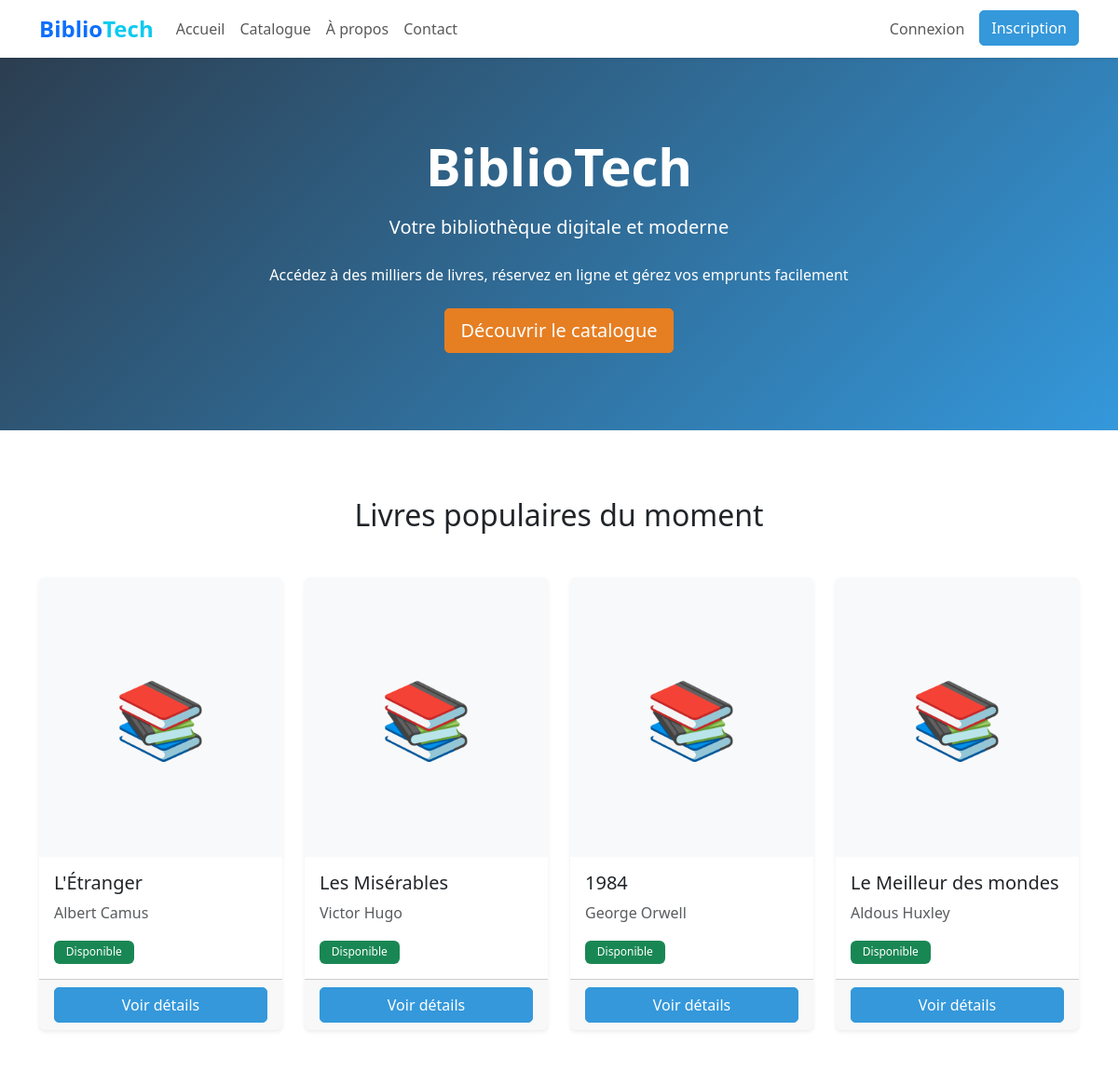
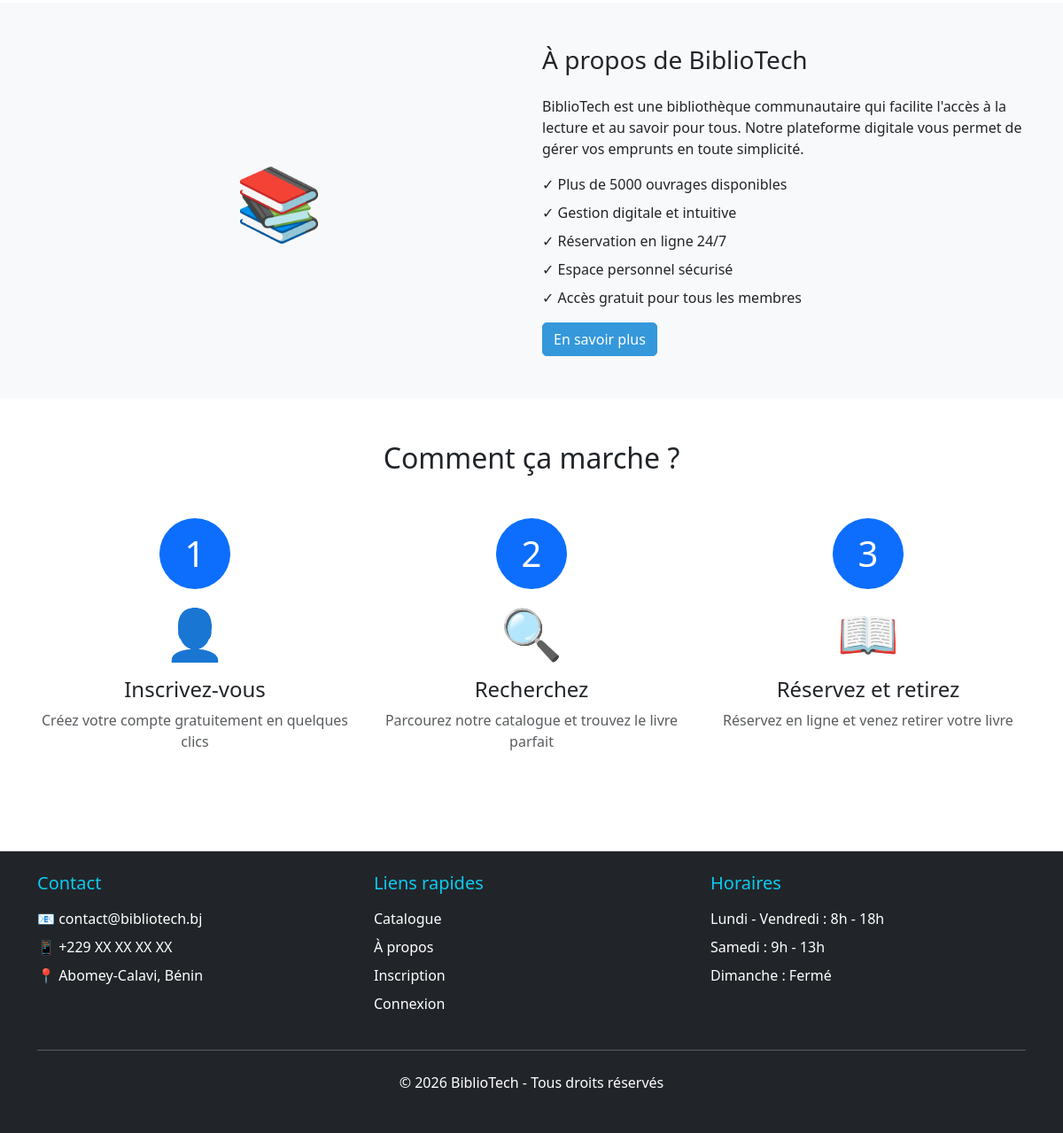
The app's page /frontend/index.php with its own data (2 pictures, top to bottom).
### tables this page shows
CREATE TABLE livres (
    id INT PRIMARY KEY AUTO_INCREMENT,
    titre VARCHAR(255) NOT NULL,
    auteur VARCHAR(150) NOT NULL,
    isbn VARCHAR(20) UNIQUE,
    categorie_id INT NOT NULL,
    description TEXT,
    image_couverture VARCHAR(255),
    nombre_exemplaires INT DEFAULT 1,
    exemplaires_disponibles INT DEFAULT 1,
    date_ajout DATE DEFAULT (CURRENT_DATE),
    created_at TIMESTAMP DEFAULT CURRENT_TIMESTAMP,
    updated_at TIMESTAMP DEFAULT CURRENT_TIMESTAMP ON UPDATE CURRENT_TIMESTAMP,
    FOREIGN KEY (categorie_id) REFERENCES categories(id) ON DELETE RESTRICT,
    INDEX idx_titre (titre),
    INDEX idx_auteur (auteur),
    INDEX idx_isbn (isbn),
    INDEX idx_categorie (categorie_id)
);

### backend/init.php (called while the page is built, shortened)
<?php
function estConnecte() {
    return isset($_SESSION['user']) && !empty($_SESSION['user']);
}
function getUtilisateurConnecte() {
    return estConnecte() ? $_SESSION['user'] : null;
}
?>

### backend/models/Livre.php (called while the page is built, shortened)
<?php
class Livre {
    private $conn;
    private $table = 'livres';
    public function __construct($db) {
        $this->conn = $db;
    }
    public function getLivresPopulaires($limite = 10) {
        $query = "SELECT
                    l.id, l.titre, l.auteur, c.nom as categorie,
                    l.exemplaires_disponibles,
                    COUNT(e.id) as nombre_emprunts
                  FROM " . $this->table . " l
                  LEFT JOIN categories c ON l.categorie_id = c.id
                  LEFT JOIN emprunts e ON l.id = e.livre_id
                  GROUP BY l.id, l.titre, l.auteur, c.nom, l.exemplaires_disponibles
                  ORDER BY nombre_emprunts DESC
                  LIMIT :limite";
        $stmt = $this->conn->prepare($query);
        $stmt->bindParam(':limite', $limite, PDO::PARAM_INT);
        $stmt->execute();
        return $stmt->fetchAll(PDO::FETCH_ASSOC);
    }
}
?>

### frontend/index.php (the view, shortened to what this page needs)
<?php
require_once '../backend/init.php';
require_once '../backend/config/database.php';
require_once '../backend/models/Livre.php';
$database = new Database();
$db = $database->getConnection();
$livre = new Livre($db);
$livres_populaires = $livre->getLivresPopulaires(4);
?>
<!DOCTYPE html>
<html lang="fr">
<head>
    <link href="https://cdn.jsdelivr.net/npm/bootstrap@5.3.0/dist/css/bootstrap.min.css" rel="stylesheet">
    <link rel="stylesheet" href="assets/css/style.css">
</head>
<body>
    <?php include 'includes/header.php'; ?>
    <section class="hero bg-primary text-white py-5">
        <div class="container text-center">
            <h1 class="display-4 fw-bold mb-3">BiblioTech</h1>
            <p class="lead mb-4">Votre bibliothèque digitale et moderne</p>
            <p class="mb-4">Accédez à des milliers de livres, réservez en ligne et gérez vos emprunts facilement</p>
            <a href="catalogue.php" class="btn btn-warning btn-lg">Découvrir le catalogue</a>
        </div>
    </section>
    <section class="py-5">
        <div class="container">
            <h2 class="text-center mb-5">Livres populaires du moment</h2>
            <div class="row g-4">
                <?php foreach ($livres_populaires as $livre_item): ?>
                <div class="col-md-3">
                    <div class="card h-100 shadow-sm">
                        <div class="card-img-top bg-light d-flex align-items-center justify-content-center" style="height: 300px;">
                            <?php if (isset($livre_item['image_couverture']) && !empty($livre_item['image_couverture'])): ?>
                                <img src="<?php echo htmlspecialchars($livre_item['image_couverture']); ?>" alt="Couverture" class="img-fluid">
                            <?php else: ?>
                                <span class="display-1">📚</span>
                            <?php endif; ?>
                        </div>
                        <div class="card-body">
                            <h5 class="card-title"><?php echo htmlspecialchars($livre_item['titre']); ?></h5>
                            <p class="card-text text-muted"><?php echo htmlspecialchars($livre_item['auteur']); ?></p>
                            <span class="badge bg-<?php echo $livre_item['exemplaires_disponibles'] > 0 ? 'success' : 'danger'; ?>">
                                <?php echo $livre_item['exemplaires_disponibles'] > 0 ? 'Disponible' : 'Emprunté'; ?>
                            </span>
                        </div>
                        <div class="card-footer">
                            <a href="livre-details.php?id=<?php echo $livre_item['id']; ?>" class="btn btn-primary w-100">Voir détails</a>
                        </div>
                    </div>
                </div>
                <?php endforeach; ?>
            </div>
        </div>
    </section>
    <section class="bg-light py-5">
        <div class="container">
            <div class="row align-items-center">
                <div class="col-md-6 text-center">
                    <span class="display-1">📚</span>
                </div>
                <div class="col-md-6">
                    <h3 class="mb-4">À propos de BiblioTech</h3>
                    <p>BiblioTech est une bibliothèque communautaire qui facilite l'accès à la lecture et au savoir pour tous. Notre plateforme digitale vous permet de gérer vos emprunts en toute simplicité.</p>
                    <ul class="list-unstyled">
                        <li class="mb-2">✓ Plus de 5000 ouvrages disponibles</li>
                        <li class="mb-2">✓ Gestion digitale et intuitive</li>
                        <li class="mb-2">✓ Réservation en ligne 24/7</li>
                        <li class="mb-2">✓ Espace personnel sécurisé</li>
                        <li class="mb-2">✓ Accès gratuit pour tous les membres</li>
                    </ul>
                    <a href="a-propos.php" class="btn btn-primary">En savoir plus</a>
                </div>
            </div>
        </div>
    </section>
    <section class="py-5">
        <div class="container">
            <h2 class="text-center mb-5">Comment ça marche ?</h2>
            <div class="row g-4">
                <div class="col-md-4 text-center">
                    <div class="mb-3">
                        <div class="bg-primary text-white rounded-circle d-inline-flex align-items-center justify-content-center" style="width: 80px; height: 80px;">
                            <span class="fs-1">1</span>
                        </div>
                    </div>
                    <span class="display-4">👤</span>
                    <h4 class="mt-3">Inscrivez-vous</h4>
                    <p class="text-muted">Créez votre compte gratuitement en quelques clics</p>
                </div>
                <div class="col-md-4 text-center">
                    <div class="mb-3">
                        <div class="bg-primary text-white rounded-circle d-inline-flex align-items-center justify-content-center" style="width: 80px; height: 80px;">
                            <span class="fs-1">2</span>
                        </div>
                    </div>
                    <span class="display-4">🔍</span>
                    <h4 class="mt-3">Recherchez</h4>
                    <p class="text-muted">Parcourez notre catalogue et trouvez le livre parfait</p>
                </div>
                <div class="col-md-4 text-center">
                    <div class="mb-3">
                        <div class="bg-primary text-white rounded-circle d-inline-flex align-items-center justify-content-center" style="width: 80px; height: 80px;">
                            <span class="fs-1">3</span>
                        </div>
                    </div>
                    <span class="display-4">📖</span>
                    <h4 class="mt-3">Réservez et retirez</h4>
                    <p class="text-muted">Réservez en ligne et venez retirer votre livre</p>
                </div>
            </div>
        </div>
    </section>
    <?php include 'includes/footer.php'; ?>
</body>
</html>

### frontend/includes/header.php (shortened to what this page needs)
<?php
$user = getUtilisateurConnecte();
$current_dir = basename(dirname($_SERVER['PHP_SELF']));
$base_path = ($current_dir === 'frontend') ? '' : '../';
?>
<nav class="navbar navbar-expand-lg navbar-light bg-white shadow-sm">
    <div class="container">
        <a class="navbar-brand fw-bold" href="<?php echo $base_path; ?>index.php">
            <span class="text-primary">Biblio</span><span class="text-info">Tech</span>
        </a>
        <div class="collapse navbar-collapse" id="navbarNav">
            <ul class="navbar-nav me-auto">
                <li class="nav-item">
                    <a class="nav-link" href="<?php echo $base_path; ?>index.php">Accueil</a>
                </li>
                <li class="nav-item">
                    <a class="nav-link" href="<?php echo $base_path; ?>catalogue.php">Catalogue</a>
                </li>
                <li class="nav-item">
                    <a class="nav-link" href="<?php echo $base_path; ?>a-propos.php">À propos</a>
                </li>
                <li class="nav-item">
                    <a class="nav-link" href="<?php echo $base_path; ?>contact.php">Contact</a>
                </li>
            </ul>
            <ul class="navbar-nav">
                <?php if ($user): ?>
                    <li class="nav-item dropdown">
                        <a class="nav-link dropdown-toggle" href="#" id="navbarDropdown" role="button" data-bs-toggle="dropdown" aria-expanded="false">
                            <span class="badge bg-primary rounded-circle me-2" style="width: 35px; height: 35px; display: inline-flex; align-items: center; justify-content: center;">
                                <?php echo strtoupper(substr($user['prenoms'], 0, 1) . substr($user['nom'], 0, 1)); ?>
                            </span>
                            <?php echo htmlspecialchars($user['prenoms'] . ' ' . $user['nom']); ?>
                        </a>
                        <ul class="dropdown-menu dropdown-menu-end">
                            <?php if ($user['role'] === 'membre'): ?>
                                <li><a class="dropdown-item" href="<?php echo $base_path; ?>membre/dashboard.php">📊 Tableau de bord</a></li>
                                <li><a class="dropdown-item" href="<?php echo $base_path; ?>membre/profil.php">👤 Mon profil</a></li>
                                <li><a class="dropdown-item" href="<?php echo $base_path; ?>membre/emprunts.php">📚 Mes emprunts</a></li>
                                <li><a class="dropdown-item" href="<?php echo $base_path; ?>membre/reservations.php">🔖 Mes réservations</a></li>
                            <?php elseif ($user['role'] === 'bibliothecaire'): ?>
                                <li><a class="dropdown-item" href="<?php echo $base_path; ?>bibliothecaire/dashboard.php">📊 Tableau de bord</a></li>
                                <li><a class="dropdown-item" href="<?php echo $base_path; ?>bibliothecaire/emprunts.php">📚 Gestion emprunts</a></li>
                                <li><a class="dropdown-item" href="<?php echo $base_path; ?>bibliothecaire/membres.php">👥 Gestion membres</a></li>
                            <?php elseif ($user['role'] === 'admin'): ?>
                                <li><a class="dropdown-item" href="<?php echo $base_path; ?>admin/dashboard.php">📊 Tableau de bord</a></li>
                                <li><a class="dropdown-item" href="<?php echo $base_path; ?>admin/catalogue.php">📚 Gestion catalogue</a></li>
                                <li><a class="dropdown-item" href="<?php echo $base_path; ?>admin/utilisateurs.php">👥 Gestion utilisateurs</a></li>
                            <?php endif; ?>
                            <li><hr class="dropdown-divider"></li>
                            <li><a class="dropdown-item text-danger" href="<?php echo $base_path; ?>deconnexion.php">🚪 Déconnexion</a></li>
                        </ul>
                    </li>
                <?php else: ?>
                    <li class="nav-item">
                        <a class="nav-link" href="connexion.php">Connexion</a>
                    </li>
                    <li class="nav-item">
                        <a class="btn btn-primary ms-2" href="inscription.php">Inscription</a>
                    </li>
                <?php endif; ?>
            </ul>
        </div>
    </div>
</nav>

### frontend/includes/footer.php
<footer class="bg-dark text-white py-4 mt-5">
    <div class="container">
        <div class="row">
            <div class="col-md-4">
                <h5 class="text-info mb-3">Contact</h5>
                <ul class="list-unstyled">
                    <li class="mb-2">📧 contact@bibliotech.bj</li>
                    <li class="mb-2">📱 +229 XX XX XX XX</li>
                    <li class="mb-2">📍 Abomey-Calavi, Bénin</li>
                </ul>
            </div>
            <div class="col-md-4">
                <h5 class="text-info mb-3">Liens rapides</h5>
                <ul class="list-unstyled">
                    <li class="mb-2"><a href="catalogue.php" class="text-white text-decoration-none">Catalogue</a></li>
                    <li class="mb-2"><a href="a-propos.php" class="text-white text-decoration-none">À propos</a></li>
                    <li class="mb-2"><a href="inscription.php" class="text-white text-decoration-none">Inscription</a></li>
                    <li class="mb-2"><a href="connexion.php" class="text-white text-decoration-none">Connexion</a></li>
                </ul>
            </div>
            <div class="col-md-4">
                <h5 class="text-info mb-3">Horaires</h5>
                <ul class="list-unstyled">
                    <li class="mb-2">Lundi - Vendredi : 8h - 18h</li>
                    <li class="mb-2">Samedi : 9h - 13h</li>
                    <li class="mb-2">Dimanche : Fermé</li>
                </ul>
            </div>
        </div>
        <hr class="my-4 bg-secondary">
        <div class="text-center">
            <p class="mb-0">© <?php echo date('Y'); ?> BiblioTech - Tous droits réservés</p>
            <p class="small text-muted mb-0">Projet de certification EIG 2026</p>
        </div>
    </div>
</footer>

### frontend/assets/css/style.css (style rules this page uses)
:root { --primary: #2C3E50; --secondary: #3498DB; --accent: #E67E22; --success: #27AE60; --danger: #E74C3C; --warning: #F39C12; --info: #3498DB; --light: #ECF0F1; --dark: #34495E; }
body { font-family: 'Segoe UI', Tahoma, Geneva, Verdana, sans-serif; }
.navbar-brand { font-size: 1.5rem; }
.hero { background: linear-gradient(135deg, var(--primary) 0%, var(--secondary) 100%); min-height: 400px; display: flex; align-items: center; }
.card { transition: transform 0.3s, box-shadow 0.3s; border: none; }
.card-img-top { height: 300px; object-fit: cover; }
.btn { border-radius: 5px; font-weight: 500; transition: all 0.3s; }
.btn-primary { background-color: var(--secondary); border-color: var(--secondary); }
.btn-warning { background-color: var(--accent); border-color: var(--accent); color: white; }
.badge { padding: 0.4rem 0.8rem; font-weight: 500; }
footer { margin-top: auto; }

### records on screen
livres: titre "L'Étranger", auteur "Albert Camus", exemplaires_disponibles "Disponible"
livres: titre "Les Misérables", auteur "Victor Hugo", exemplaires_disponibles "Disponible"
livres: titre "1984", auteur "George Orwell", exemplaires_disponibles "Disponible"
livres: titre "Le Meilleur des mondes", auteur "Aldous Huxley", exemplaires_disponibles "Disponible"
